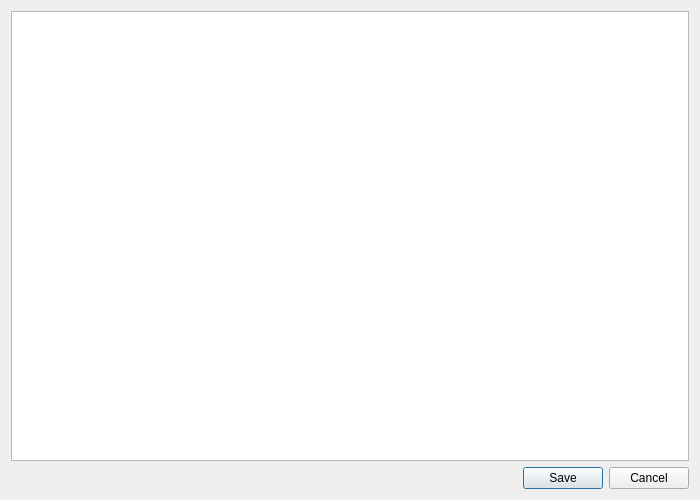
<?xml version="1.0" encoding="UTF-8"?>
<ui version="4.0">
 <class>omwp_texteditor</class>
 <widget class="QDialog" name="omwp_texteditor">
  <property name="geometry">
   <rect>
    <x>0</x>
    <y>0</y>
    <width>700</width>
    <height>500</height>
   </rect>
  </property>
  <property name="minimumSize">
   <size>
    <width>400</width>
    <height>300</height>
   </size>
  </property>
  <property name="windowTitle">
   <string>Edit Config</string>
  </property>
  <layout class="QVBoxLayout" name="verticalLayout">
   <item>
    <widget class="QPlainTextEdit" name="txtEditor">
     <property name="font">
      <font>
       <family>Consolas</family>
       <pointsize>10</pointsize>
      </font>
     </property>
     <property name="lineWrapMode">
      <enum>QPlainTextEdit::NoWrap</enum>
     </property>
    </widget>
   </item>
   <item>
    <widget class="QDialogButtonBox" name="buttonBox">
     <property name="orientation">
      <enum>Qt::Horizontal</enum>
     </property>
     <property name="standardButtons">
      <set>QDialogButtonBox::Cancel|QDialogButtonBox::Save</set>
     </property>
    </widget>
   </item>
  </layout>
 </widget>
 <resources/>
 <connections/>
</ui>
